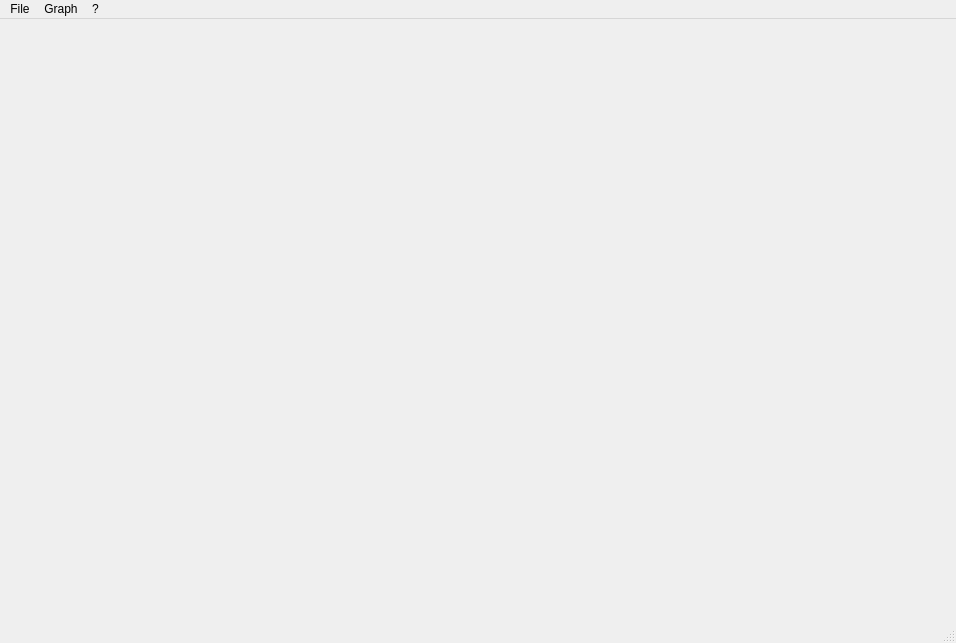
<?xml version="1.0" encoding="UTF-8"?>
<ui version="4.0">
 <class>MainWindow</class>
 <widget class="QMainWindow" name="MainWindow">
  <property name="geometry">
   <rect>
    <x>0</x>
    <y>0</y>
    <width>956</width>
    <height>643</height>
   </rect>
  </property>
  <property name="windowTitle">
   <string>MainWindow</string>
  </property>
  <widget class="QWidget" name="centralWidget">
   <layout class="QGridLayout" name="gridLayout">
    <item row="0" column="0">
     <layout class="QVBoxLayout" name="verticalLayout" stretch="0">
      <item>
       <widget class="QCustomPlot" name="customPlot" native="true">
        <property name="minimumSize">
         <size>
          <width>10</width>
          <height>0</height>
         </size>
        </property>
       </widget>
      </item>
     </layout>
    </item>
   </layout>
  </widget>
  <widget class="QStatusBar" name="statusBar"/>
  <widget class="QMenuBar" name="menuBar">
   <property name="geometry">
    <rect>
     <x>0</x>
     <y>0</y>
     <width>956</width>
     <height>25</height>
    </rect>
   </property>
   <widget class="QMenu" name="menuFile">
    <property name="title">
     <string>File</string>
    </property>
    <addaction name="actionLoadDataFile"/>
    <addaction name="actionReloadDataFile"/>
    <addaction name="separator"/>
    <addaction name="actionExportImage"/>
    <addaction name="separator"/>
    <addaction name="actionExit"/>
   </widget>
   <widget class="QMenu" name="menu">
    <property name="title">
     <string>?</string>
    </property>
    <addaction name="actionAbout"/>
   </widget>
   <widget class="QMenu" name="menuGraph">
    <property name="title">
     <string>Graph</string>
    </property>
    <widget class="QMenu" name="menuShowHide">
     <property name="enabled">
      <bool>false</bool>
     </property>
     <property name="title">
      <string>Show/Hide</string>
     </property>
    </widget>
    <addaction name="actionAutoScaleXAxis"/>
    <addaction name="actionAutoScaleYAxis"/>
    <addaction name="separator"/>
    <addaction name="actionSetManualScaleXAxis"/>
    <addaction name="actionSetManualScaleYAxis"/>
    <addaction name="separator"/>
    <addaction name="menuShowHide"/>
    <addaction name="separator"/>
    <addaction name="actionWatchFile"/>
    <addaction name="actionDynamicSession"/>
   </widget>
   <addaction name="menuFile"/>
   <addaction name="menuGraph"/>
   <addaction name="menu"/>
  </widget>
  <action name="actionLoadDataFile">
   <property name="text">
    <string>Load Data File...</string>
   </property>
  </action>
  <action name="actionExit">
   <property name="text">
    <string>Exit</string>
   </property>
  </action>
  <action name="actionReloadDataFile">
   <property name="enabled">
    <bool>false</bool>
   </property>
   <property name="text">
    <string>Reload Data File</string>
   </property>
  </action>
  <action name="actionAbout">
   <property name="text">
    <string>About...</string>
   </property>
  </action>
  <action name="actionExportImage">
   <property name="enabled">
    <bool>false</bool>
   </property>
   <property name="text">
    <string>Export Image</string>
   </property>
  </action>
  <action name="actionAutoScaleXAxis">
   <property name="enabled">
    <bool>false</bool>
   </property>
   <property name="text">
    <string>Auto scale x-axis</string>
   </property>
  </action>
  <action name="actionAutoScaleYAxis">
   <property name="enabled">
    <bool>false</bool>
   </property>
   <property name="text">
    <string>Auto scale y-axis</string>
   </property>
  </action>
  <action name="actionSetManualScaleXAxis">
   <property name="enabled">
    <bool>false</bool>
   </property>
   <property name="text">
    <string>Set Manual scale x-axis...</string>
   </property>
  </action>
  <action name="actionSetManualScaleYAxis">
   <property name="enabled">
    <bool>false</bool>
   </property>
   <property name="text">
    <string>Set Manual scale y-axis...</string>
   </property>
  </action>
  <action name="actionMeu">
   <property name="text">
    <string>Meu</string>
   </property>
  </action>
  <action name="actionWatchFile">
   <property name="checkable">
    <bool>true</bool>
   </property>
   <property name="enabled">
    <bool>false</bool>
   </property>
   <property name="text">
    <string>Watch File</string>
   </property>
  </action>
  <action name="actionDynamicSession">
   <property name="checkable">
    <bool>true</bool>
   </property>
   <property name="enabled">
    <bool>false</bool>
   </property>
   <property name="text">
    <string>Dynamic Session</string>
   </property>
  </action>
 </widget>
 <layoutdefault spacing="6" margin="11"/>
 <customwidgets>
  <customwidget>
   <class>QCustomPlot</class>
   <extends>QWidget</extends>
   <header>qcustomplot.h</header>
   <container>1</container>
  </customwidget>
 </customwidgets>
 <resources/>
 <connections/>
</ui>
